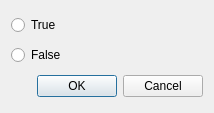
<?xml version="1.0" encoding="UTF-8"?>
<ui version="4.0">
 <class>ChangeBool</class>
 <widget class="QDialog" name="ChangeBool">
  <property name="windowModality">
   <enum>Qt::WindowModal</enum>
  </property>
  <property name="geometry">
   <rect>
    <x>0</x>
    <y>0</y>
    <width>214</width>
    <height>113</height>
   </rect>
  </property>
  <property name="windowTitle">
   <string>Changing</string>
  </property>
  <property name="modal">
   <bool>true</bool>
  </property>
  <layout class="QVBoxLayout" name="verticalLayout">
   <item>
    <widget class="QRadioButton" name="trueButton">
     <property name="text">
      <string>True</string>
     </property>
    </widget>
   </item>
   <item>
    <widget class="QRadioButton" name="falseButton">
     <property name="text">
      <string>False</string>
     </property>
    </widget>
   </item>
   <item>
    <widget class="QDialogButtonBox" name="buttonBox">
     <property name="standardButtons">
      <set>QDialogButtonBox::Cancel|QDialogButtonBox::Ok</set>
     </property>
    </widget>
   </item>
  </layout>
 </widget>
 <resources/>
 <connections/>
</ui>
